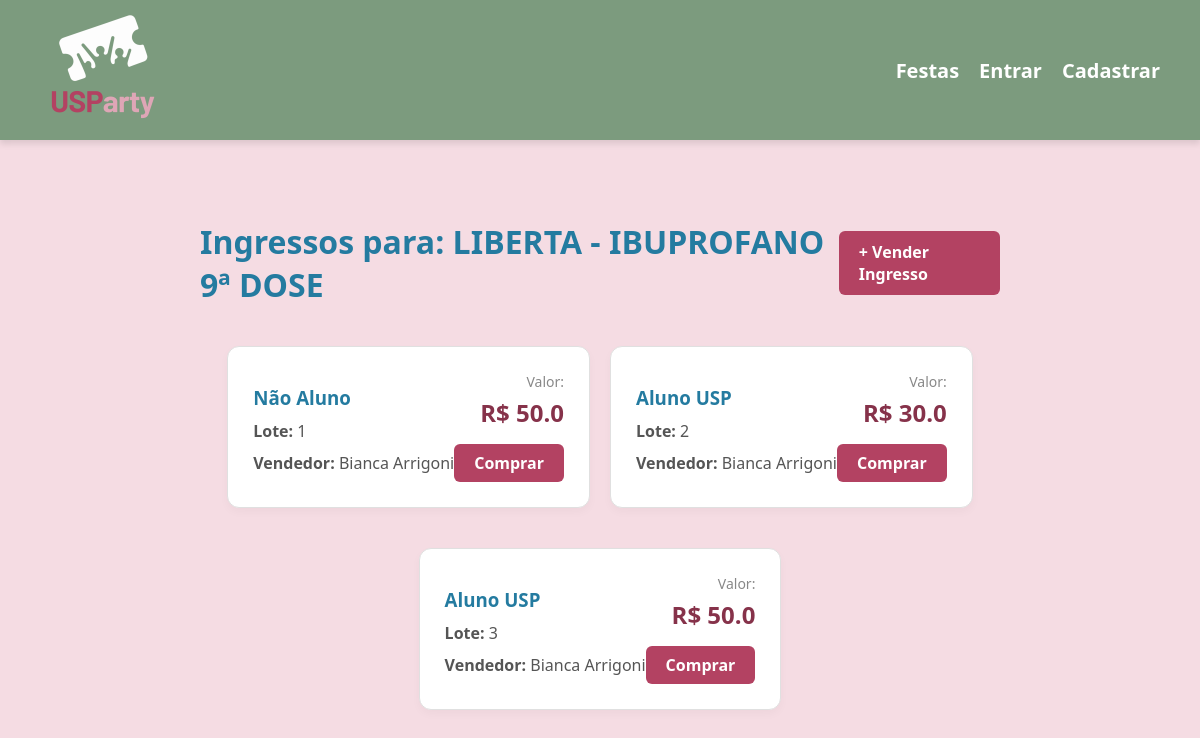
Page /ingressos/catalogo/8/ on the committed database.
### festas/models.py (models this page shows, shortened)
class Festa(models.Model):
    idfesta = models.AutoField(primary_key=True)
    imagem = models.URLField(max_length=500, null=True, blank=True)
    adm = models.ForeignKey(Adm, on_delete=models.CASCADE, null=True, blank=True)
    nome_festa = models.CharField(max_length=255)
    data_festa = models.DateField()
    lotes = models.CharField(max_length=255)
    tipo_ingresso_disponivel = models.CharField(max_length=255)
    organizadores = models.ManyToManyField(Instituicao, related_name='festas_organizadas')
    vendedores_oficiais = models.ManyToManyField(Pessoal, related_name='festas_oficiais', blank=True)

### ingressos/models.py (models this page shows, shortened)
class Anuncio(models.Model):
    id_anuncio = models.AutoField(primary_key=True)
    festa = models.ForeignKey(Festa, on_delete=models.CASCADE)
    pessoal = models.ForeignKey(Pessoal, on_delete=models.CASCADE)
    status = models.ForeignKey(Status, on_delete=models.CASCADE)
    quantidade_ingressos = models.IntegerField(default=1, verbose_name="Quantidade")
    lote = models.CharField(max_length=255)
    preco = models.FloatField()
    tipo_ingresso = models.BooleanField(help_text=None)

### usuarios/models.py (models this page shows, shortened)
class Pessoal(models.Model):
    usuario = models.OneToOneField(User, on_delete=models.CASCADE, primary_key=True)
    nome = models.CharField(max_length=255)
    cpf = models.BigIntegerField(unique=True)
    telefone = models.BigIntegerField()
    data_nascimento = models.DateField()
    instituicao = models.CharField(max_length=255)

### ingressos/views.py (the view)
# urls.py: path('catalogo/<int:festa_id>/', views.catalogo_ingressos, name='catalogo_ingressos'),
def catalogo_ingressos(request, festa_id):
    festa = get_object_or_404(Festa, idfesta=festa_id)
    anuncios = Anuncio.objects.filter(festa=festa, status__vendido=False).order_by('-status__disponivel', '-status__em_negociacao')
    context = {
        'festa': festa,
        'anuncios': anuncios
    }
    return render(request, 'ingressos/catalogo_ingressos.html', context)

### ingressos/templates/ingressos/catalogo_ingressos.html (shortened to what this page needs)
{% extends 'base.html' %}
{% block content %}
<main style="display: flex; justify-content: center; padding-top: 60px; padding-bottom: 60px;">
    <div style="width: 100%; max-width: 800px;">
        <div style="display: flex; justify-content: space-between; align-items: center; margin-bottom: 40px;">
            <h1 style="color: var(--cerulean); margin: 0;">
                Ingressos para: {{ festa.nome_festa }}
            </h1>
            <a href="{% url 'criar_etapa1' %}" class="btn-primary" style="padding: 10px 20px; border-radius: 6px; text-decoration: none; font-weight: bold;">
                + Vender Ingresso
            </a>
        </div>
        {% if anuncios %}
            <div style="display: flex; flex-wrap: wrap; gap: 20px; justify-content: center; width: 100%;">
            {% for anuncio in anuncios %}
                <div class="caixa-anuncio">
                    <div class="detalhes-ingresso">
                        <h3 style="color: var(--cerulean); margin: 5px 0 10px 0;">
                            {% if anuncio.tipo_ingresso %}
                                Aluno USP
                            {% else %}
                                Não Aluno
                            {% endif %}
                        </h3>
                        <p><strong>Lote:</strong> {{ anuncio.lote }}</p>
                        <div style="margin-top: 10px; display: flex; align-items: center;">
                            <p style="margin: 0;"><strong>Vendedor:</strong> {{ anuncio.pessoal.nome }}</p>
                        </div>
                    </div>
                    <div style="text-align: right;">
                        <p style="margin-bottom: 5px; font-size: 14px; color: #888;">Valor:</p>
                        <div class="preco-destaque">R$ {{ anuncio.preco }}</div>
                        {% if anuncio.status.disponivel %}
                            <a href="{% url 'manifestar_interesse' anuncio.id_anuncio %}" class="btn-primary" style="margin-top: 15px; padding: 8px 20px; border-radius: 6px; text-decoration: none; display: inline-block;">
                                Comprar
                            </a>
                        {% elif anuncio.status.em_negociacao %}
                            <p style="margin-top: 15px; font-weight: bold; color: #ffc107;">🟡 Em Negociação</p>
                        {% else %}
                            <p style="margin-top: 15px; font-weight: bold; color: #dc3545;">🔴 Vendido</p>
                        {% endif %}
                    </div>
                </div>
            {% endfor %}
            </div>
        {% else %}
            <div style="text-align: center; padding: 40px; background-color: #fff5f7; border-radius: 12px;">
                <h3 style="color: var(--vintage-berry);">Ainda não há ingressos à venda para esta festa!</h3>
                <p style="margin-top: 15px;">Seja o primeiro a anunciar.</p>
            </div>
        {% endif %}
    </div>
</main>
{% endblock %}

### static/css/style.css (style rules this page uses)
:root { --cerulean: #247BA0; --air-force-blue: #5386A6; --lavender-grey: #8191AB; --soft-blossom: #DEA6B6; --pastel-petal: #F5DCE3; --berry-crush: #B34262; --vintage-berry: #86324A; --ash-grey: #C2D6C3; --fern: #7c9b7e; }
* { margin: 0; padding: 0; box-sizing: border-box; font-family: 'Segoe UI', Tahoma, Geneva, Verdana, sans-serif; }
body { background-color: var(--pastel-petal); color: var(--vintage-berry); }
main { max-width: 1200px; margin: 0 auto; padding: 40px 20px; }
.btn-primary { background-color: var(--berry-crush); color: white; padding: 10px 20px; border: none; border-radius: 5px; cursor: pointer; text-decoration: none; font-weight: bold; display: inline-block; }

### ingressos/templates/ingressos/catalogo_ingressos.html (style rules this page uses)
.caixa-anuncio { border: 1px solid #e0e0e0; padding: 25px; margin-bottom: 20px; border-radius: 12px; background-color: white; box-shadow: 0 4px 10px rgba(0, 0, 0, 0.03); display: flex; justify-content: space-between; align-items: center; }
.detalhes-ingresso p { margin: 5px 0; color: #555; }
.preco-destaque { font-size: 24px; font-weight: bold; color: var(--vintage-berry); }

### rows in the picture
Festa: nome_festa "LIBERTA - IBUPROFANO 9ª DOSE"
Anuncio: tipo_ingresso "Não Aluno", lote "1", pessoal.nome "Bianca Arrigoni", preco "50.0", shows "Comprar"
Anuncio: tipo_ingresso "Aluno USP", lote "2", pessoal.nome "Bianca Arrigoni", preco "30.0", shows "Comprar"
Anuncio: tipo_ingresso "Aluno USP", lote "3", pessoal.nome "Bianca Arrigoni", preco "50.0", shows "Comprar"
